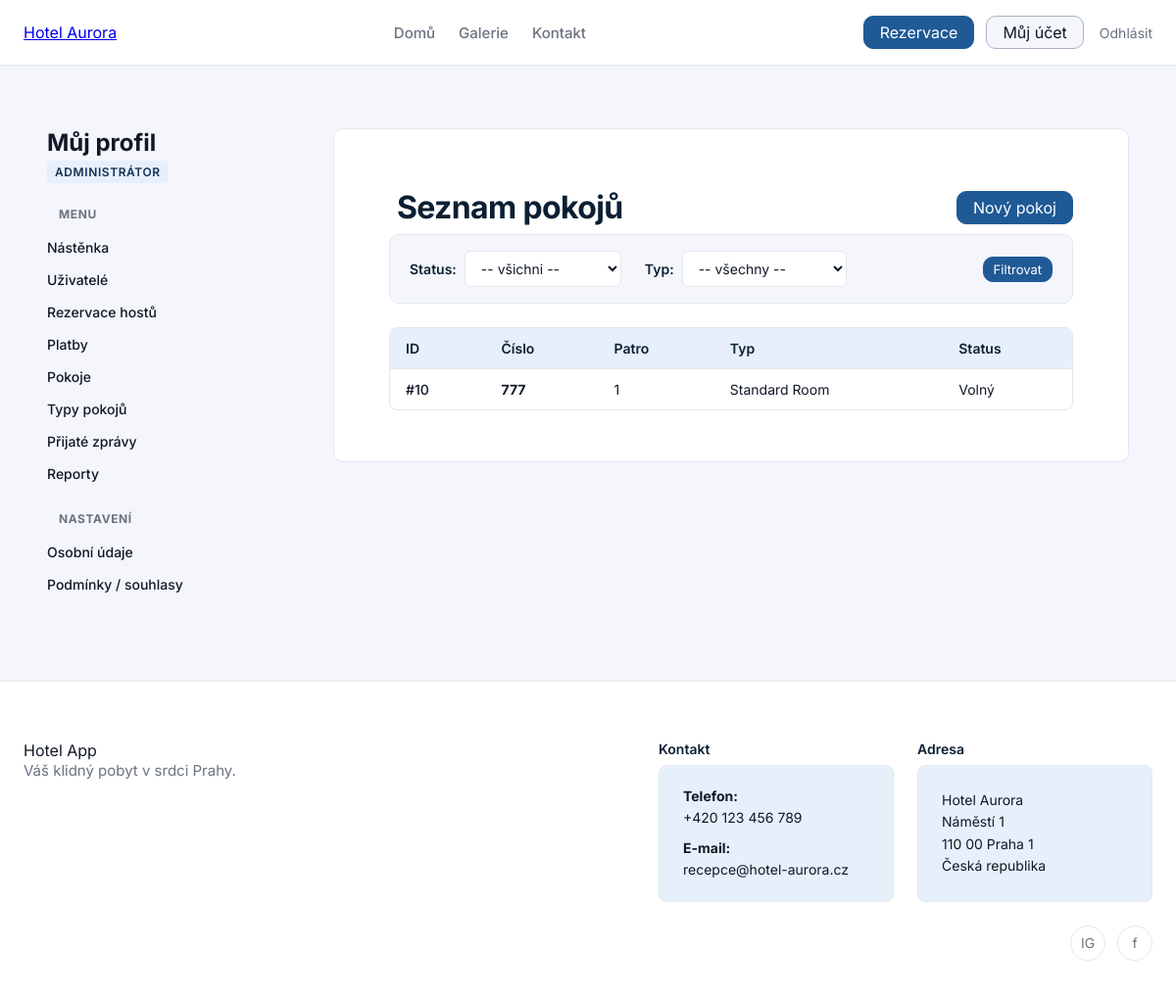
/rooms/ (signed in), run on the app's committed database.
### tables this page shows
CREATE TABLE rooms
(
    id             integer not null
        constraint rooms_pk
            primary key autoincrement,
    number         INTEGER not null,
    room_type_id   integer not null
        constraint rooms_room_types_id_fk
            references room_types,
    room_status_id integer not null
        constraint rooms_room_statuses_id_fk
            references room_statuses,
    image_path     TEXT    not null,
    floor          integer not null,
    constraint rooms_pk_2
        unique (number, floor)
);

CREATE TABLE room_types
(
    id          integer not null
        constraint room_types_pk_2
            primary key autoincrement,
    name        TEXT    not null
        constraint room_types_pk
            unique,
    capacity    integer not null,
    base_price  REAL    not null,
    description TEXT
);

### pages/RoomPage.py (the view)
@router.get("/", name="rooms_list")
async def rooms_list(
    request: Request,
    status_id: Optional[str] = Query(default=None),
    room_type_id: Optional[str] = Query(default=None),
    room_svc: RoomService = Depends(room_service),
    room_type_svc: RoomTypeService = Depends(room_type_service),
    room_status_svc: RoomStatusService = Depends(room_status_service),
    current_user = Depends(get_current_user),
):
    if isinstance(current_user, RedirectResponse):
        return current_user
    flags = _profile_role_flags(current_user)
    role_id = current_user["role_id"]
    if role_id not in (ROLE_ADMIN, ROLE_RECEPTIONIST):
        raise HTTPException(status_code=403, detail="Nemáte oprávnění zobrazit pokoje")
    filter_status_id: Optional[int] = None
    if status_id not in (None, ""):
        try:
            filter_status_id = int(status_id)
        except ValueError:
            pass
    filter_room_type_id: Optional[int] = None
    if room_type_id not in (None, ""):
        try:
            filter_room_type_id = int(room_type_id)
        except ValueError:
            pass
    rooms: List[Dict[str, Any]] = room_svc.list_rooms(
        status_id=filter_status_id,
        room_type_id=filter_room_type_id
    )
    room_types = room_type_svc.list_room_types()
    statuses = room_status_svc.list_statuses()
    tpl = request.app.state.templates
    return tpl.TemplateResponse(
        "rooms/rooms_list.html",
        {
            "request": request,
            "title": "Seznam pokojů",
            "rooms": rooms,
            "room_types": room_types,
            "statuses": statuses,
            "filter_status_id": filter_status_id,
            "filter_room_type_id": filter_room_type_id,
            "current_user": current_user,
            **flags,
        },
    )

### templates/rooms/rooms_list.html (shortened to what this page needs)
{% extends "profile/profile_base.html" %}
{% block profile_content %}
  <div class="dashboard-header" style="display: flex; justify-content: space-between; align-items: center;">
    <h1 style="margin: 8px;">{{ title }}</h1>
    <a href="{{ url_for('room_new') }}" class="btn btn-primary">
      Nový pokoj
    </a>
  </div>
<form method="get" action="{{ url_for('rooms_list') }}" class="admin-form">
    <div class="filter-group">
      <label for="status_id">Status:</label>
      {% set status_translations = {
          1: 'Volný',
          2: 'Neuklizený',
          3: 'Mimo provoz'
      } %}
      <select name="status_id" id="status_id">
        <option value="">-- všichni --</option>
      </select>
    </div>
    <div class="filter-group">
      <label for="room_type_id">Typ:</label>
      <select name="room_type_id" id="room_type_id">
        <option value="">-- všechny --</option>
      </select>
    </div>
    <div class="admin-filter-actions">
      <button type="submit" class="btn btn-primary btn-small">Filtrovat</button>
    </div>
  </form>
  <div class="dashboard-section">
    {% if rooms|length == 0 %}
      <p style="color: var(--color-text-muted);">Žádné pokoje k zobrazení.</p>
    {% else %}
      <div class="table-responsive">
        <table class="data-table">
          <thead>
            <tr>
              <th>ID</th>
              <th>Číslo</th>
              <th>Patro</th>
              <th>Typ</th>
              <th>Status</th>
            </tr>
          </thead>
         <tbody>
          {% for r in rooms %}
            <tr>
              <td>
                <a href="{{ url_for('room_detail', room_id=r.id) }}" class="table-id-link">
                  #{{ r.id }}
                </a>
              </td>
              <td><strong>{{ r.number }}</strong></td>
              <td>{{ r.floor }}</td>
              <td>
                {% if r.room_type %}
                  {{ r.room_type.name }}
                {% else %}
                  ID: {{ r.room_type_id }}
                {% endif %}
              </td>
              <td>
                {% set status_badges = {
                    1: 'status-confirmed',
                    2: 'status-pending',
                    3: 'status-cancelled'
                } %}
                {% set status_names = {
                    1: 'Volný',
                    2: 'Neuklizený',
                    3: 'Mimo provoz'
                } %}
                <span class="status-badge {{ status_badges.get(r.room_status_id, '') }}">
                  {{ status_names.get(r.room_status_id, r.room_status_id) }}
                </span>
              </td>
            </tr>
          {% endfor %}
        </tbody>
        </table>
      </div>
    {% endif %}
  </div>
{% endblock %}

### static/styles.css (style rules this page uses)
html { height: 100%; }
* { box-sizing: border-box; font-family: "Inter", sans-serif; }
:root { --color-primary-900: #0B1F33; --color-primary-700: #123457; --color-primary-500: #1F5A96; --color-primary-100: #E7F0FA; --color-primary-white: #FFFFFF; --color-accent-500: #D4A857; --color-accent-100: #FFF5E6; --color-bg-main: #F4F6FB; --color-bg-card: #FFFFFF; --color-border-subtle: #E2E8F0; --color-text-main: #111827; --color-text-muted: #6B7280; --color-text-on-dark: #F9FAFB; --color-bg-secondary: #A8B3C6; --color-success: #16A34A; --color-warning: #F59E0B; --color-error: #DC2626; --color-info: #0EA5E9; }
body { margin: 0; background: var(--color-bg-main); color: var(--color-text-main); min-height: 100vh; display: flex; flex-direction: column; }
h1 { font-size: 32px; font-weight: 700; margin-bottom: 24px; color: var(--color-primary-900); letter-spacing: -0.02em; }
.btn { padding: 6px 16px; border-radius: 10px; text-decoration: none; border: 1px solid transparent; white-space: nowrap; cursor: pointer; }
.btn-primary { background-color: var(--color-primary-500); color: var(--color-primary-white); border-color: var(--color-primary-500); }
html { scroll-behavior: smooth; }
.profile-content-card h1, .profile-content-card h2 { margin-top: 0; color: var(--color-primary-900); }
.table-responsive { overflow-x: auto; border: 1px solid var(--color-border-subtle); border-radius: 8px; }
table.data-table { width: 100%; border-collapse: collapse; font-size: 14px; }
table.data-table th { background: var(--color-primary-100); color: var(--color-primary-900); font-weight: 600; text-align: left; padding: 12px 16px; border-bottom: 1px solid var(--color-border-subtle); }
table.data-table td { padding: 12px 16px; border-bottom: 1px solid var(--color-border-subtle); color: var(--color-text-main); vertical-align: middle; }
table.data-table tr:last-child td { border-bottom: none; }
.table-id-link { color: var(--color-text-main); text-decoration: none; font-weight: 500; }
.admin-form { background: var(--color-bg-main); padding: 16px 20px; border-radius: 10px; border: 1px solid var(--color-border-subtle); margin-bottom: 24px; display: flex; align-items: center; gap: 24px; }
.filter-group { display: flex; align-items: center; gap: 8px; }
.filter-group label { font-size: 14px; font-weight: 600; color: var(--color-primary-900); white-space: nowrap; margin: 0; }
.filter-group select { padding: 8px 12px; padding-right: 32px; border-radius: 6px; border: 1px solid var(--color-border-subtle); background-color: var(--color-primary-white); font-size: 14px; color: var(--color-text-main); cursor: pointer; min-width: 160px; }
.admin-filter-actions { display: flex; align-items: center; gap: 12px; margin-left: auto; }
.btn-small { padding: 4px 10px; font-size: 13px; }

### data on the page
rooms: id "10", number "777", floor "1", room_type.name "Standard Room", get "Volný"

### other printed values
{{ title }} "Seznam pokojů"
